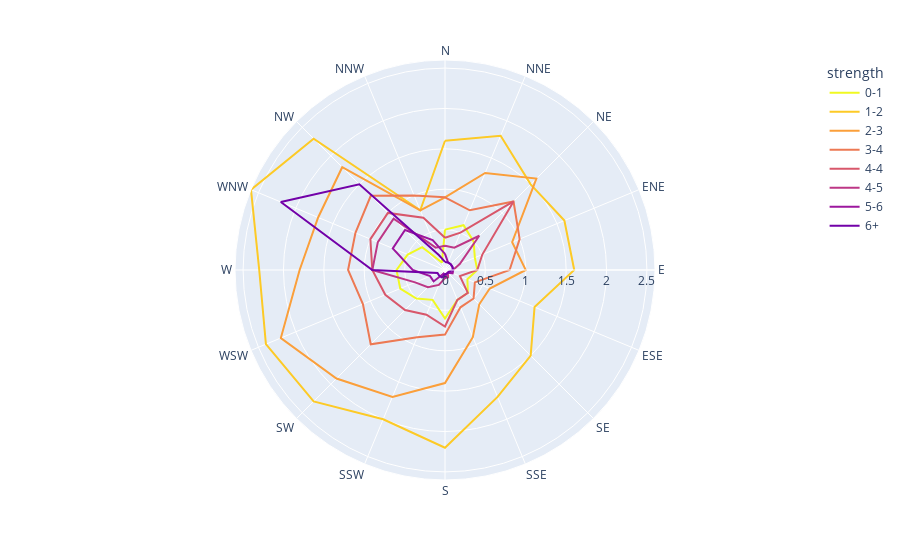

Notebook source saved alongside this figure:
### Markdown cell above
### radar charts.

### Code cell
import plotly.express as px
df = px.data.wind()
fig = px.line_polar(df, r="frequency", theta="direction", color="strength", line_close=True,
            color_discrete_sequence=px.colors.sequential.Plasma_r)
fig.show()

### Figure 1 — Plotly figure (JSON) as saved in the notebook; plotly's stock layout.template omitted (floating-point values rounded to 4 significant figures)
{"data": [{"hovertemplate": "strength=0-1<br>frequency=%{r}<br>direction=%{theta}<extra></extra>", "legendgroup": "0-1", "line": {"color": "#f0f921", "dash": "solid"}, "marker": {"symbol": "circle"}, "mode": "lines", "name": "0-1", "r": [0.5, 0.6, 0.5, 0.4, 0.4, 0.3, 0.4, 0.4, 0.6, 0.4, 0.5, 0.6, 0.6, 0.5, 0.4, 0.1, 0.5], "showlegend": true, "subplot": "polar", "theta": ["N", "NNE", "NE", "ENE", "E", "ESE", "SE", "SSE", "S", "SSW", "SW", "WSW", "W", "WNW", "NW", "NNW", "N"], "type": "scatterpolar"}, {"hovertemplate": "strength=1-2<br>frequency=%{r}<br>direction=%{theta}<extra></extra>", "legendgroup": "1-2", "line": {"color": "#fdca26", "dash": "solid"}, "marker": {"symbol": "circle"}, "mode": "lines", "name": "1-2", "r": [1.6, 1.8, 1.5, 1.6, 1.6, 1.2, 1.5, 1.7, 2.2, 2, 2.3, 2.4, 2.3, 2.6, 2.3, 0.8, 1.6], "showlegend": true, "subplot": "polar", "theta": ["N", "NNE", "NE", "ENE", "E", "ESE", "SE", "SSE", "S", "SSW", "SW", "WSW", "W", "WNW", "NW", "NNW", "N"], "type": "scatterpolar"}, {"hovertemplate": "strength=2-3<br>frequency=%{r}<br>direction=%{theta}<extra></extra>", "legendgroup": "2-3", "line": {"color": "#fb9f3a", "dash": "solid"}, "marker": {"symbol": "circle"}, "mode": "lines", "name": "2-3", "r": [0.9, 1.3, 1.6, 0.9, 1, 0.6, 0.6, 0.9, 1.4, 1.7, 1.9, 2.2, 1.8, 1.7, 1.8, 0.8, 0.9], "showlegend": true, "subplot": "polar", "theta": ["N", "NNE", "NE", "ENE", "E", "ESE", "SE", "SSE", "S", "SSW", "SW", "WSW", "W", "WNW", "NW", "NNW", "N"], "type": "scatterpolar"}, {"hovertemplate": "strength=3-4<br>frequency=%{r}<br>direction=%{theta}<extra></extra>", "legendgroup": "3-4", "line": {"color": "#ed7953", "dash": "solid"}, "marker": {"symbol": "circle"}, "mode": "lines", "name": "3-4", "r": [0.9, 0.8, 1.2, 1, 0.8, 0.4, 0.5, 0.5, 0.8, 0.9, 1.3, 1.1, 1.2, 1.2, 1.3, 1, 0.9], "showlegend": true, "subplot": "polar", "theta": ["N", "NNE", "NE", "ENE", "E", "ESE", "SE", "SSE", "S", "SSW", "SW", "WSW", "W", "WNW", "NW", "NNW", "N"], "type": "scatterpolar"}, {"hovertemplate": "strength=4-4<br>frequency=%{r}<br>direction=%{theta}<extra></extra>", "legendgroup": "4-4", "line": {"color": "#d8576b", "dash": "solid"}, "marker": {"symbol": "circle"}, "mode": "lines", "name": "4-4", "r": [0.4, 0.5, 1.2, 0.5, 0.4, 0.2, 0.4, 0.4, 0.7, 0.6, 0.7, 0.8, 0.9, 1, 1, 0.7, 0.4], "showlegend": true, "subplot": "polar", "theta": ["N", "NNE", "NE", "ENE", "E", "ESE", "SE", "SSE", "S", "SSW", "SW", "WSW", "W", "WNW", "NW", "NNW", "N"], "type": "scatterpolar"}, {"hovertemplate": "strength=4-5<br>frequency=%{r}<br>direction=%{theta}<extra></extra>", "legendgroup": "4-5", "line": {"color": "#bd3786", "dash": "solid"}, "marker": {"symbol": "circle"}, "mode": "lines", "name": "4-5", "r": [0.3, 0.3, 0.6, 0.2, 0.1, 0.1, 0.05, 0.1, 0.1, 0.2, 0.3, 0.4, 0.9, 0.9, 0.9, 0.3, 0.3], "showlegend": true, "subplot": "polar", "theta": ["N", "NNE", "NE", "ENE", "E", "ESE", "SE", "SSE", "S", "SSW", "SW", "WSW", "W", "WNW", "NW", "NNW", "N"], "type": "scatterpolar"}, {"hovertemplate": "strength=5-6<br>frequency=%{r}<br>direction=%{theta}<extra></extra>", "legendgroup": "5-6", "line": {"color": "#9c179e", "dash": "solid"}, "marker": {"symbol": "circle"}, "mode": "lines", "name": "5-6", "r": [0.2, 0.1, 0.1, 0.1, 0.1, 0.1, 0.05, 0.05, 0.1, 0.05, 0.2, 0.2, 0.4, 0.7, 0.7, 0.4, 0.2], "showlegend": true, "subplot": "polar", "theta": ["N", "NNE", "NE", "ENE", "E", "ESE", "SE", "SSE", "S", "SSW", "SW", "WSW", "W", "WNW", "NW", "NNW", "N"], "type": "scatterpolar"}, {"hovertemplate": "strength=6+<br>frequency=%{r}<br>direction=%{theta}<extra></extra>", "legendgroup": "6+", "line": {"color": "#7201a8", "dash": "solid"}, "marker": {"symbol": "circle"}, "mode": "lines", "name": "6+", "r": [0.1, 0.1, 0.1, 0.1, 0.1, 0.05, 0.05, 0.05, 0.05, 0.1, 0.1, 0.1, 0.9, 2.2, 1.5, 0.2, 0.1], "showlegend": true, "subplot": "polar", "theta": ["N", "NNE", "NE", "ENE", "E", "ESE", "SE", "SSE", "S", "SSW", "SW", "WSW", "W", "WNW", "NW", "NNW", "N"], "type": "scatterpolar"}], "layout": {"legend": {"title": {"text": "strength"}, "tracegroupgap": 0}, "margin": {"t": 60}, "polar": {"angularaxis": {"direction": "clockwise", "rotation": 90}, "domain": {"x": [0, 1], "y": [0, 1]}}}}
